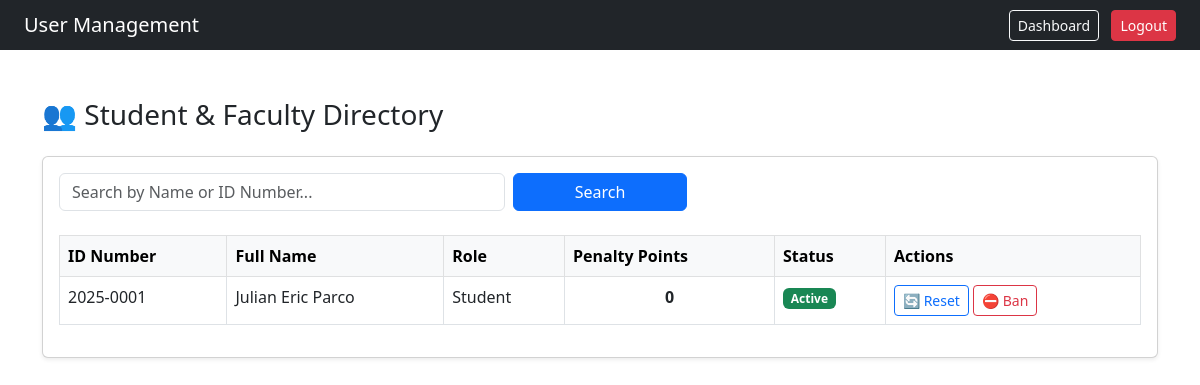
The page /users.php (signed in) on the database as committed earlier.
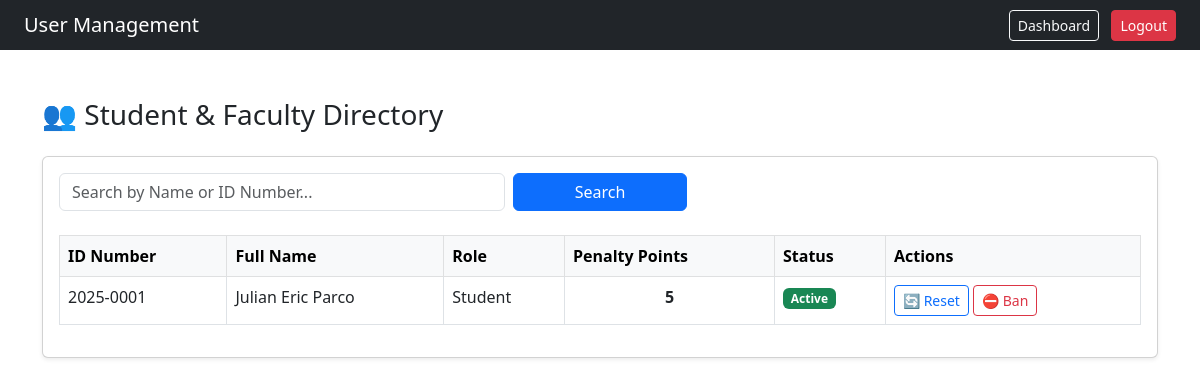
The same page on the database as committed later.
### tables this page shows
CREATE TABLE `users` (
  `user_id` int(11) NOT NULL,
  `id_number` varchar(20) NOT NULL,
  `full_name` varchar(100) NOT NULL,
  `email` varchar(150) NOT NULL,
  `password` varchar(255) NOT NULL,
  `role` enum('student','admin') DEFAULT 'student',
  `account_status` enum('active','restricted') DEFAULT 'active',
  `penalty_points` int(11) DEFAULT 0,
  `created_at` timestamp NOT NULL DEFAULT current_timestamp(),
  `ban_end_date` datetime DEFAULT NULL,
  `ban_reason` text DEFAULT NULL
);

### users.php (the view, shortened to what this page needs)
<?php
include "db_conn.php";
$search = isset($_GET['search']) ? $_GET['search'] : '';
?>
<!DOCTYPE html>
<html>
<head>
    <link href="https://cdn.jsdelivr.net/npm/bootstrap@5.3.0/dist/css/bootstrap.min.css" rel="stylesheet">
</head>
<body>
    <nav class="navbar navbar-dark bg-dark px-4">
        <span class="navbar-brand mb-0 h1">User Management</span>
        <div>
            <a href="dashboard.php" class="btn btn-outline-light btn-sm me-2">Dashboard</a>
            <a href="logout.php" class="btn btn-danger btn-sm">Logout</a>
        </div>
    </nav>
    <div class="container mt-5">
        <div class="d-flex justify-content-between align-items-center mb-3">
            <h3>👥 Student & Faculty Directory</h3>
        </div>
        <div class="card shadow-sm">
            <div class="card-body">
                <form method="GET" class="row g-2 mb-4">
                    <div class="col-md-5">
                        <input type="text" name="search" class="form-control"
                               placeholder="Search by Name or ID Number..."
                               value="<?php echo htmlspecialchars($search); ?>">
                    </div>
                    <div class="col-md-2">
                        <button type="submit" class="btn btn-primary w-100">Search</button>
                    </div>
                    <div class="col-md-2">
                    </div>
                </form>
                <table class="table table-hover table-bordered">
                    <thead class="table-light">
                        <tr>
                            <th>ID Number</th>
                            <th>Full Name</th>
                            <th>Role</th>
                            <th>Penalty Points</th>
                            <th>Status</th>
                            <th>Actions</th>
                        </tr>
                    </thead>
                    <tbody>
                        <?php
                        $sql = "SELECT * FROM users WHERE role != 'admin'";
                        $sql .= " ORDER BY penalty_points DESC";
                        $result = mysqli_query($conn, $sql);
                        if (mysqli_num_rows($result) > 0) {
                            while ($row = mysqli_fetch_assoc($result)) {
                                $points = $row['penalty_points'];
                                $row_class = "";
                                $status_badge = "success";
                                $status_text = "Active";
                        ?>
                            <tr class="<?php echo $row_class; ?>">
                                <td><?php echo $row['id_number']; ?></td>
                                <td><?php echo $row['full_name']; ?></td>
                                <td><?php echo ucfirst($row['role']); ?></td>
                                <td class="fw-bold text-center"><?php echo $points; ?></td>
                                <td><span class="badge bg-<?php echo $status_badge; ?>"><?php echo $status_text; ?></span></td>
                                <td>
                                    <a href="user_action.php?id=<?php echo $row['user_id']; ?>&action=reset"
                                       class="btn btn-outline-primary btn-sm"
                                       onclick="return confirm('Are you sure you want to reset this account\'s points? This will remove ALL bans (Points & Time).');">
                                       🔄 Reset
                                    </a>
                                    <button class="btn btn-outline-danger btn-sm"
                                            data-bs-toggle="modal"
                                            data-bs-target="#banModal"
                                            data-userid="<?php echo $row['user_id']; ?>"
                                            data-name="<?php echo $row['full_name']; ?>">
                                       ⛔ Ban
                                    </button>
                                </td>
                            </tr>
                        <?php
                            }
                        } else {
                            echo "<tr><td colspan='6' class='text-center py-4 text-muted'>No users found matching '$search'.</td></tr>";
                        }
                        ?>
                    </tbody>
                </table>
            </div>
        </div>
    </div>
</body>
</html>

Rows that differ between the two databases and show on the page:
changed users "Julian Eric Parco": penalty_points "0" → "5"
